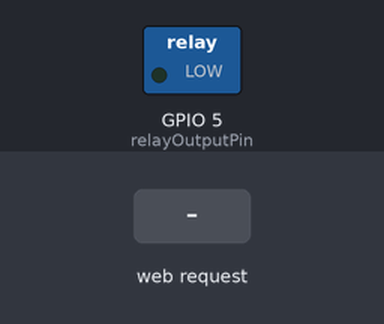
The sketch below on a simulated ESP32. On the bench: switched loads named in the sketch (green lamp = pin HIGH). Inputs (shaded band) come from the test bench. WiFi joins after 1.5 s; servers stay silent unless stated; storage starts empty; what the sketch prints to the serial monitor is not drawn.

Above: at 2.7 s.
2.8 s: HTTP request GET /wifi.txt received
At 3.9 s:
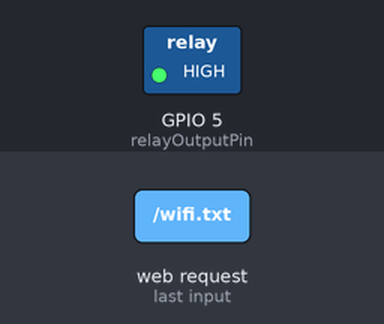
Timing chart, 0 to 14.3 s (numbered marks = the images above; inputs shaded):
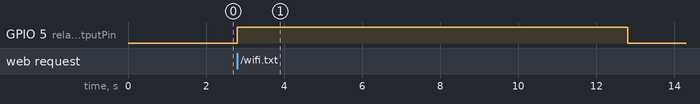

Measured:
- after the input at 2.8 s, GPIO 5 (relayOutputPin): LOW → HIGH at once, → LOW 10.0 s later

The sketch:

esp32.ino
```cpp
// Load Wi-Fi library
#include <WiFi.h>
#include <SPIFFS.h>
#include <ESP32Servo.h>
#include <FS.h>

// FILE SYSTEM NOT MOUNTED RIGHT NOW

/* You only need to format SPIFFS the first time you run a
   test or else use the SPIFFS plugin to create a partition
   https://github.com/me−no−dev/arduino−esp32fs−plugin */
#define FORMAT_SPIFFS_IF_FAILED true

String ssid = "";
String password = "";

// Set web server port number to 80
WiFiServer server(80);

// Variable to store the HTTP request
String header;
int digital_val = 0;
int val;
int relayOutputPin = 5;

// Current time
unsigned long currentTime = millis();
// Previous time
unsigned long previousTime = 0;
// Define timeout time in milliseconds (example: 2000ms = 2s)
const long timeoutTime = 2000;

void setup() {
  Serial.begin(115200);
  SPIFFS.begin(true);
  pinMode(relayOutputPin, OUTPUT);
  digitalWrite(relayOutputPin, LOW);

  // Connect to Wi-Fi network with SSID and password
  Serial.print("Connecting to ");
  File file = SPIFFS.open("/wifi.txt");
  char c;
  while (file.available()) {
    c = file.read();
    if (c == '\n') {
      break;
    }
    ssid += c;
  }
  Serial.println(ssid);
  while (file.available()) {
    c = file.read();
    if (c == '\n') {
      break;
    }
    password += c;
  }
  Serial.println(password);
  const char* myssid = ssid.c_str();
  const char* mypassword = password.c_str();
  WiFi.begin(myssid, mypassword);
  while (WiFi.status() != WL_CONNECTED) {
    delay(500);
    Serial.print(".");
  }

  // Print local IP address and start web server
  Serial.println("");
  Serial.println("WiFi connected.");
  Serial.println("IP address: ");
  Serial.println(WiFi.localIP());
  server.begin();
}

void loop(){
  WiFiClient client = server.available();   // Listen for incoming clients
  if (client) {                             // If a new client connects,
    currentTime = millis();
    previousTime = currentTime;
    Serial.println("New Client.");          // print a message out in the serial port
    String currentLine = "";                // make a String to hold incoming data from the client
    while (client.connected() && currentTime - previousTime <= timeoutTime) {  // loop while the client's connected
      currentTime = millis();
      if (client.available()) {             // if there's bytes to read from the client,
        char c = client.read();             // read a byte, then
        Serial.write(c);                    // print it out the serial monitor
        if (c == '\n') {
          if (currentLine.length() == 0) {
            Serial.write("Buzzing door open");
            // Sending messages to client (web server)
            client.println("HTTP/1.1 200 OK");
            client.println("Content-type:text/html");
            client.println("Connection: close");
            client.println();

            digitalWrite(relayOutputPin, HIGH);
            delay(10000);
            digitalWrite(relayOutputPin, LOW);
            delay(1000);

            break;
          } else {
            currentLine = "";
          }
        } else if (c != '\r') {
            currentLine += c;
        }
      }
    }
    Serial.println(client.remoteIP());
    // Close the connection
    client.stop();
    Serial.println("Client disconnected.");
    Serial.println("");
  }
}
```
